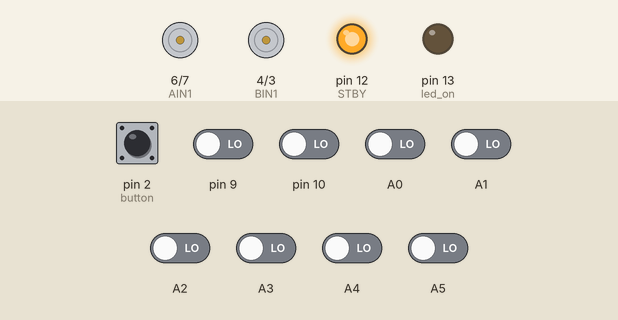
Simulated run of this sketch. Board: Arduino Uno, built with avr-gcc and run on an emulated ATmega328P. Parts: motor-driver pin pairs drawn as motors (green arrow = first pin HIGH = forward, orange = second pin HIGH = backward, longer = more drive, scaled by the enable pin, stopped while the standby pin is LOW), output pins drawn as LEDs (lit = HIGH). The test bench sets the inputs (shaded band); at power-on: pin 2 (button) HIGH, A0–5, pin 9, pin 10 LOW.

Above: at 9.2 s.
9.3 s: pin 2 (button) pulled LOW for 0.15 s
At 10.9 s:
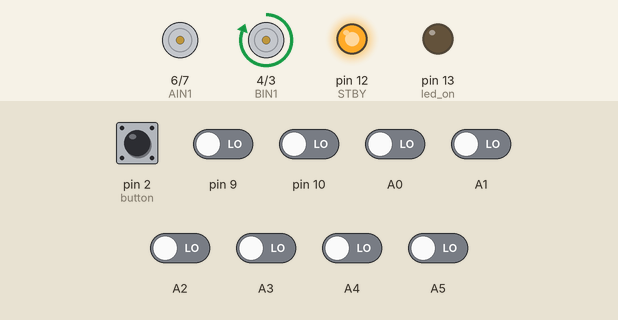
11.3 s: pin 9 driven HIGH
At 12.0 s:
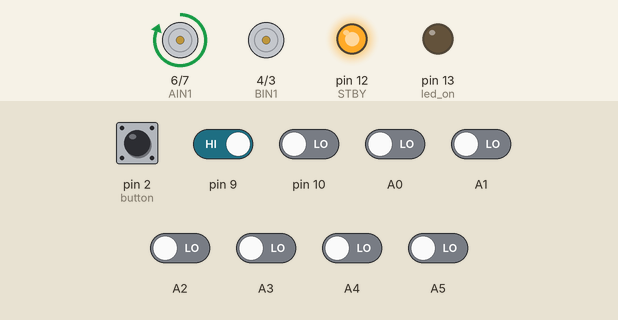
12.8 s: A0 driven HIGH
At 13.3 s:
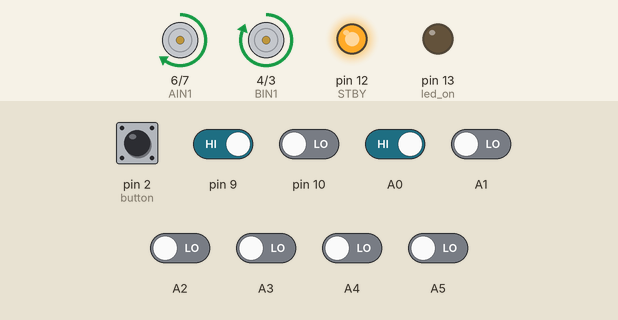
14.3 s: pin 10 driven HIGH
At 15.5 s:
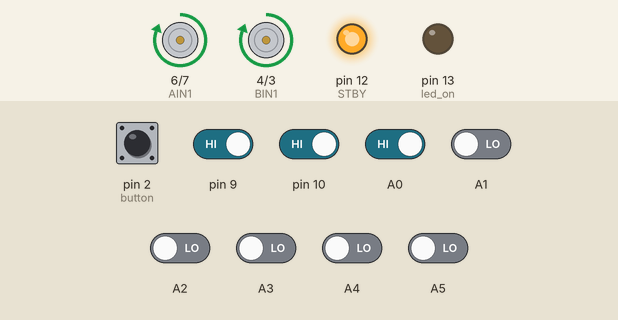
15.8 s: A1 driven HIGH
17.3 s: A3 driven HIGH
At 30.9 s:
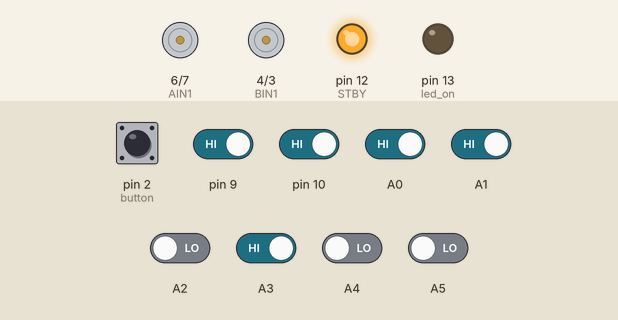
Timing chart, 0 to 31.3 s (numbered marks = the images above; inputs shaded):
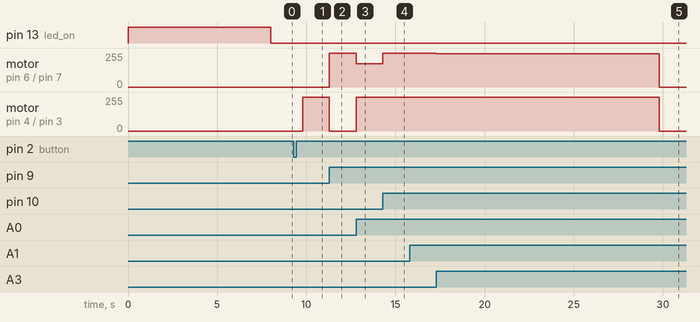

The sketch:

ArduinoQTR8RC.ino
```cpp
#include <QTRSensors.h>

QTRSensors qtr;

const uint8_t SensorCount = 8;
uint16_t sensorValues[SensorCount];

// ===== НАСТРОЙКИ =====
#define BASE_SPEED 190
#define MAX_SPEED 255
#define STRAIGHT_SPEED 255
#define TURN_SPEED 170

// Более плавный PID
const float KP = 0.07;
const float KD = 1.3;

int lastError = 0;

// ===== КНОПКА =====
const int button = 2;
const int led_on = 13;

bool started = false;
unsigned long startTime = 0; // Переменная для хранения времени старта

// ===== TB6612FNG =====
const int AIN1 = 6;
const int AIN2 = 7;
const int PWMA = 11;

const int BIN1 = 4;
const int BIN2 = 3;
const int PWMB = 8;

const int STBY = 12;

// =========================

bool IsStart() {
  return digitalRead(button) == LOW;
}

// =========================

void setMotors(int leftSpeed, int rightSpeed) {

  // Ограничение
  if (leftSpeed > MAX_SPEED) leftSpeed = MAX_SPEED;
  if (rightSpeed > MAX_SPEED) rightSpeed = MAX_SPEED;

  if (leftSpeed < 0) leftSpeed = 0;
  if (rightSpeed < 0) rightSpeed = 0;

  // ВСЕГДА ВПЕРЁД

  digitalWrite(AIN1, HIGH);
  digitalWrite(AIN2, LOW);

  digitalWrite(BIN1, HIGH);
  digitalWrite(BIN2, LOW);

  analogWrite(PWMA, leftSpeed);
  analogWrite(PWMB, rightSpeed);
}


void followLine() {

  int position = qtr.readLineBlack(sensorValues);

  // Центр линии
  int error = position - 3500;

  // PID
  int motorSpeed =
      KP * error +
      KD * (error - lastError);

  lastError = error;

  //СКОРОСТЬ

  int baseSpeed;

  // Прямая
  if (abs(error) < 250) {
    baseSpeed = STRAIGHT_SPEED;
  }
  // Небольшой поворот
  else if (abs(error) < 1200) {
    baseSpeed = 210;
  }
  // Резкий поворот
  else {
    baseSpeed = TURN_SPEED;
  }

  // ================================

  int leftMotorSpeed = baseSpeed + motorSpeed;
  int rightMotorSpeed = baseSpeed - motorSpeed;

  setMotors(leftMotorSpeed, rightMotorSpeed);
}

// =========================

void setup() {

  Serial.begin(9600);

  pinMode(button, INPUT_PULLUP);
  pinMode(led_on, OUTPUT);

  pinMode(AIN1, OUTPUT);
  pinMode(AIN2, OUTPUT);
  pinMode(PWMA, OUTPUT);

  pinMode(BIN1, OUTPUT);
  pinMode(BIN2, OUTPUT);
  pinMode(PWMB, OUTPUT);

  pinMode(STBY, OUTPUT);

  digitalWrite(STBY, HIGH);

  // QTR
  qtr.setTypeRC();

  qtr.setSensorPins(
    (const uint8_t[]) {
      A0, A1, A2, A3,
      A4, A5, 9, 10
    },
    SensorCount
  );

  // Калибровка
  digitalWrite(led_on, HIGH);

  delay(500);

  for (uint16_t i = 0; i < 250; i++) {
    qtr.calibrate();
    delay(5);
  }

  digitalWrite(led_on, LOW);

  // Стоп
  setMotors(0, 0);
}

// =========================

void loop() {

  if (!started) {

    if (IsStart()) {

      delay(500);

      started = true;
      startTime = millis(); // Запоминаем время фактического старта
    }

    setMotors(0, 0);

    return;
  }

  // Проверяем, прошло ли 20 секунд (20000 миллисекунд)
  if (millis() - startTime >= 20000) {
    started = false;   // Сбрасываем флаг, чтобы робот перешел в режим ожидания кнопки
    setMotors(0, 0);    // Останавливаем моторы
    return;
  }

  followLine();
}
```

Measured:
- after the input at 9.3 s, motor on pin 4 (BIN1) / pin 3 (BIN2): stopped → forward 255/255 after 0.50 s
- after the input at 11.3 s, motor on pin 6 (AIN1) / pin 7 (AIN2): stopped → forward 255/255 at once; motor on pin 4 (BIN1) / pin 3 (BIN2): forward 255/255 → stopped at once
- after the input at 12.8 s, motor on pin 6 (AIN1) / pin 7 (AIN2): forward 255/255 → forward 175/255 at once; motor on pin 4 (BIN1) / pin 3 (BIN2): stopped → forward 255/255 at once
- after the input at 14.3 s, motor on pin 6 (AIN1) / pin 7 (AIN2): forward 175/255 → forward 255/255 at once
- after the input at 17.3 s, motor on pin 6 (AIN1) / pin 7 (AIN2): forward 255/255 → forward 248/255 at once, → stopped 12.5 s later
